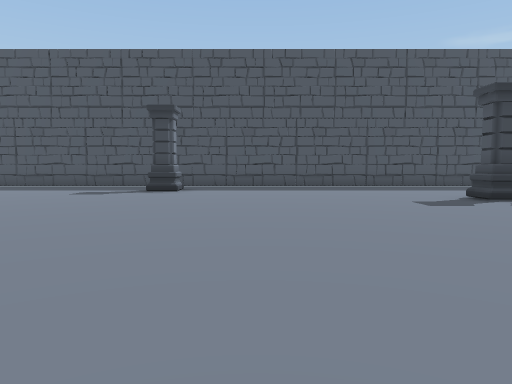
view 1 (above)

24 first-person views from a walk through a 3-D level made in the Unity game engine. The camera is 1.4 m above the floor, tilts 4° down and sees 70° across. The floor is counted in squares, 2 m on a side. Each view is taken from the middle of a square. On the plan, view 1 faces up. The plan holds only what a view shows up to about 11 squares ahead; the rest is blank. The place goes on beyond the plan. The player is left out.

view 2
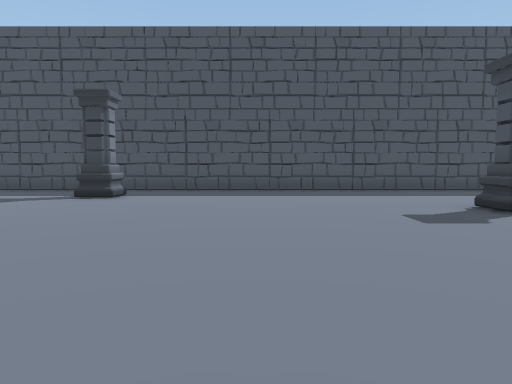

view 3
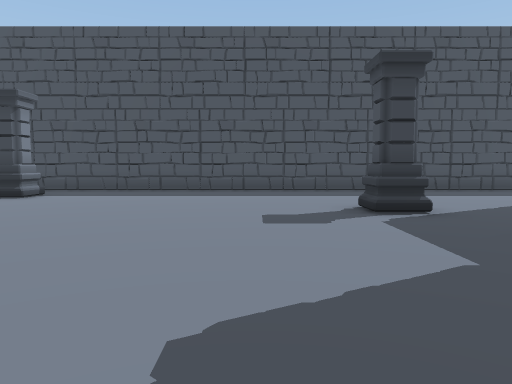

view 4
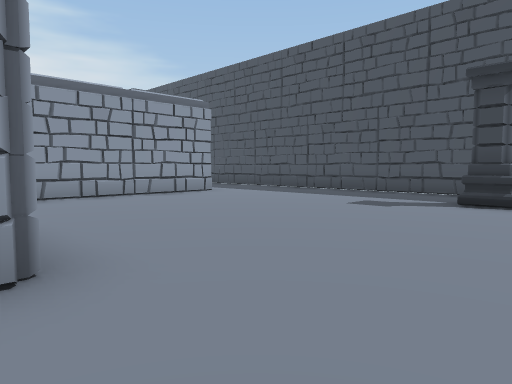

view 5
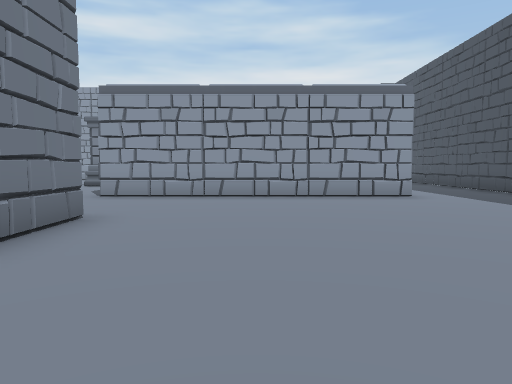

view 6
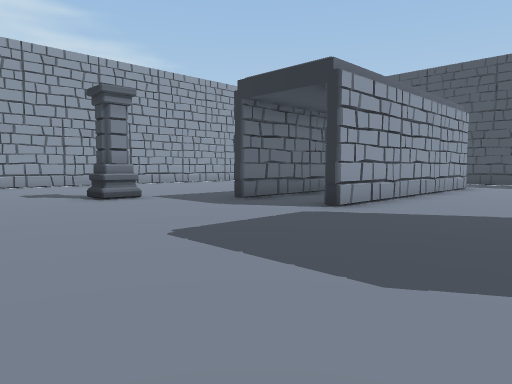

view 7
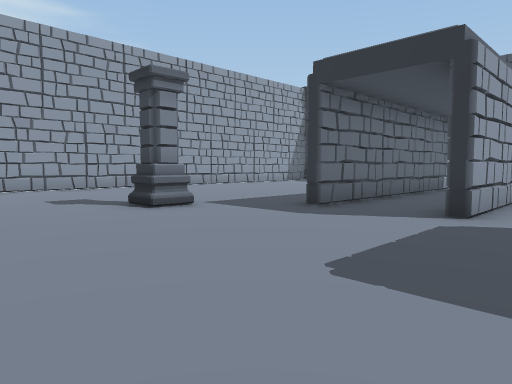

view 8
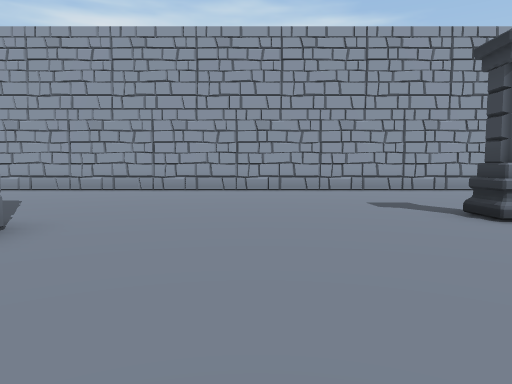

view 9
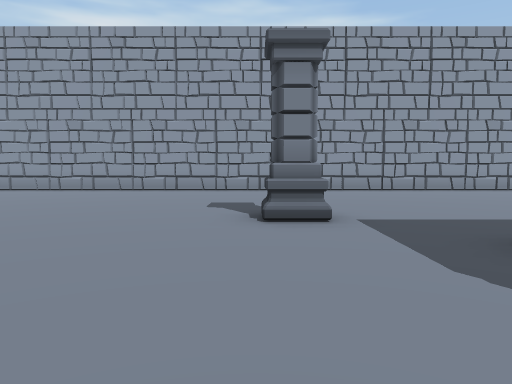

view 10
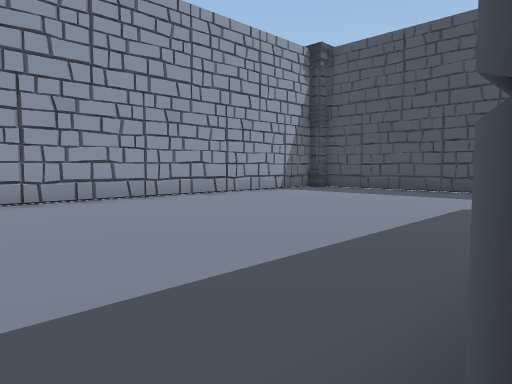

view 11
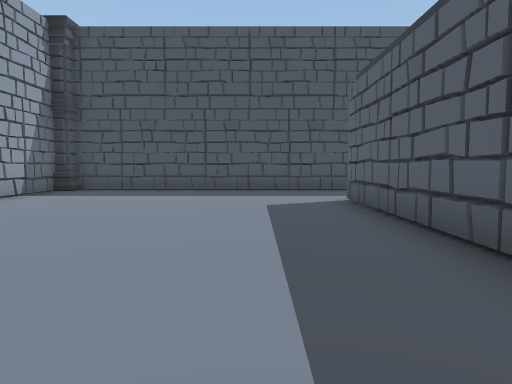

view 12
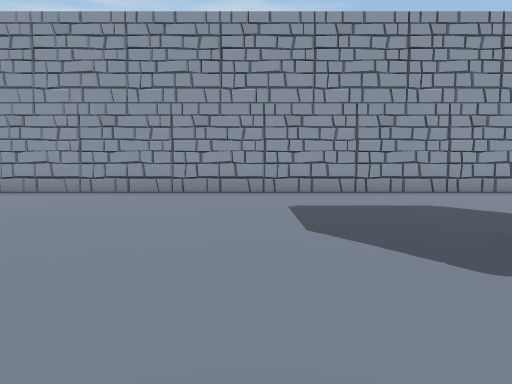

view 13
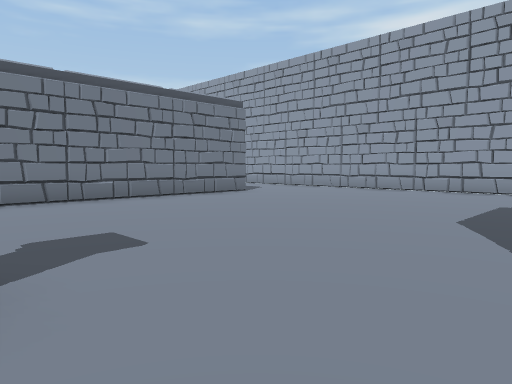

view 14
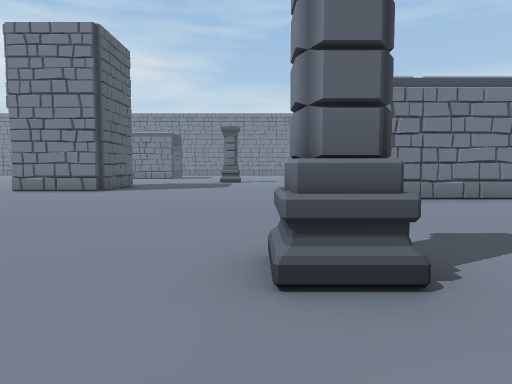

view 15
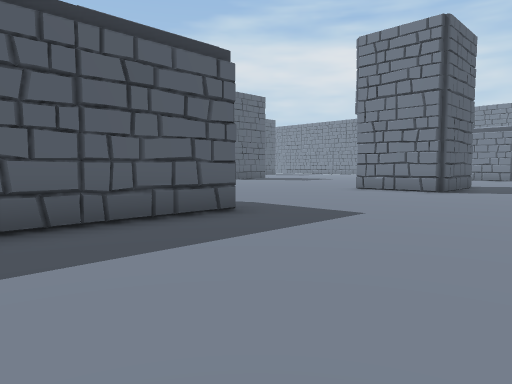

view 16
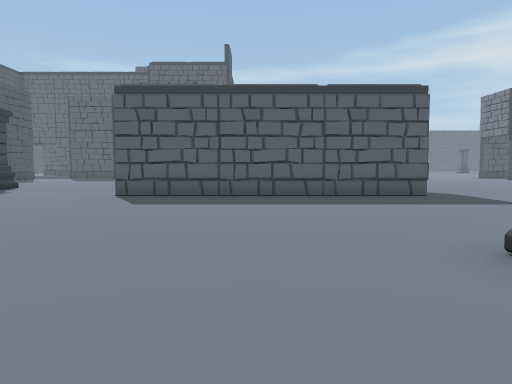

view 17
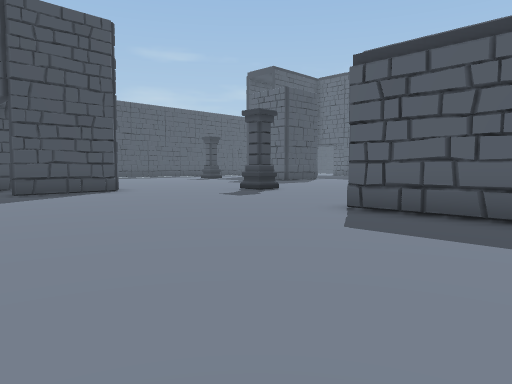

view 18
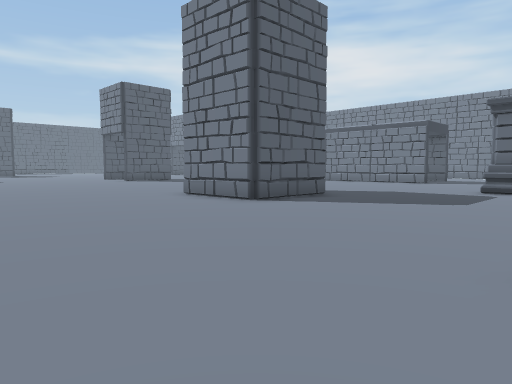

view 19
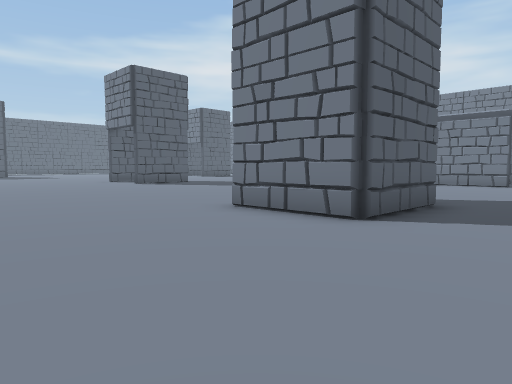

view 20
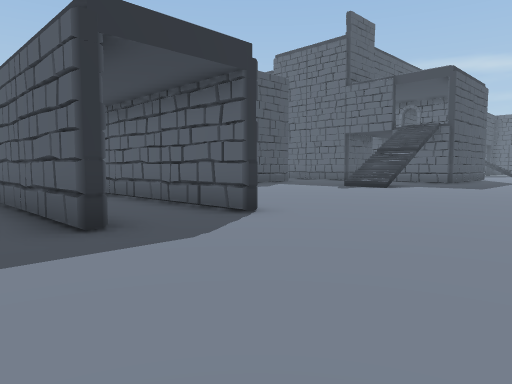

view 21
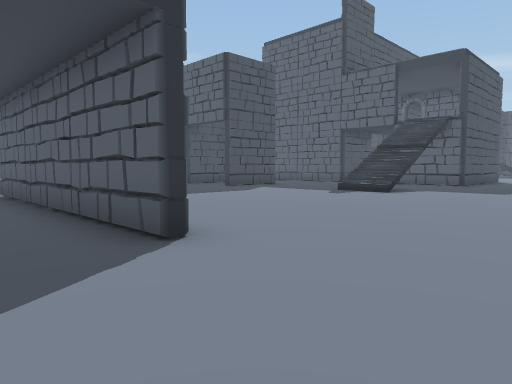

view 22
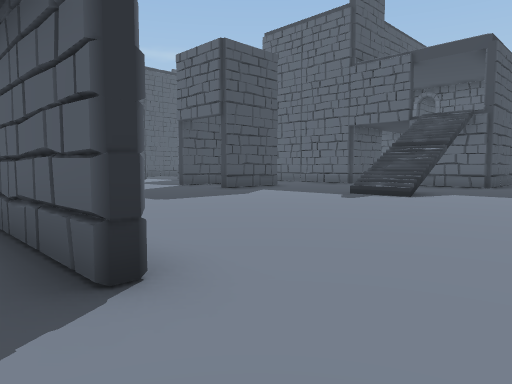

view 23
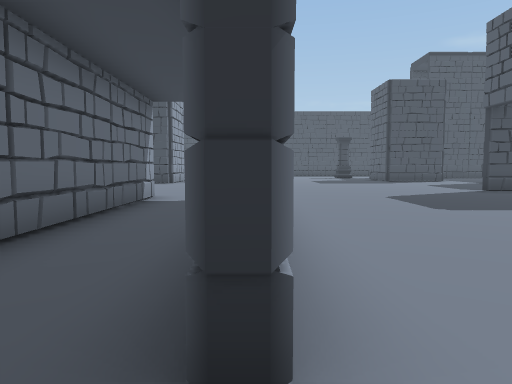

view 24
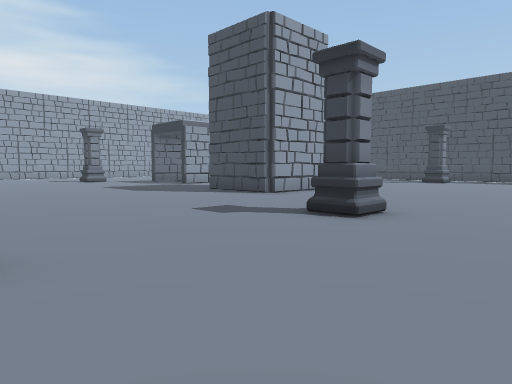

### Floor plan
Points are (right, up) in squares from view 1. A wall is a line through its corners. A room is listed if a view was taken in it or the views show most of it. See-through windows are left out.
Room 1 (views 1, 2, 3, 4, 5, 6, 7, 8, 9, 10, 11, 12, 13, 14, 15, 16, 17, 18, 19, 20, 21, 22, 23, 24)
walls: (-2.3, -5.8) (-2.3, -10.8); (-2.6, -13) (-2.6, -5.7); (-0.2, -13) (-0.2, -5.7); (-3.4, 3.5) (-3.4, 0.9) (-6, 0.9); (-6, 3.7) (-4.3, 3.7); (-4.9, 3.9) (-4.7, 3.4); (-9.6, 3.5) (-9.3, 3.2); (-3.7, -19.2) (-1.1, -19.2); (7.1, -3.9) (6.5, -3.9); (-12.1, 4.6) (-12.1, 9.6); (-9.6, 5.9) (-9.2, 5.5); (-19.5, -9.1) (-19.8, -9.5); (-19.5, -4.3) (-19.8, -4.7); (-16.3, -16.6) (-10.3, -16.6); (-3.7, -21.9) (-3.7, -19.4) (-3.2, -19); (-19.8, -13.1) (-19.4, -13.5); (-9.4, 9.6) (-9.4, 2.4); (-11.8, 8.9) (-11.8, 2.4); (-10.4, 12.6) (-19.3, 12.6); (-19.6, 12.3) (-19.6, -17.7); (9.5, 12.6) (-7, 12.6)
objects: column (-19, 12); column (-14, 0) to (-14, 1); column (-9, -11); column (-7, -25); column (-3, 10) to (-3, 11); column (0, -1); column (5, 8)

Where each view was taken, in squares from view 1:
view 1: 0 up, 0 right, facing up
view 2: 2 up, 1 right, facing up
view 3: 2 up, 3 right, facing up
view 4: 3 up, 1 left, facing up-left
view 5: 6 up, 1 left, facing left
view 6: 3 down, 6 left, facing up-left
view 7: 3 down, 8 left, facing up-left
view 8: 3 down, 9 left, facing left
view 9: 0 up, 9 left, facing left
view 10: 2 up, 12 left, facing up-left
view 11: 2 up, 14 left, facing up
view 12: 11 down, 10 left, facing left
view 13: 9 down, 9 left, facing down-left
view 14: 9 down, 8 left, facing down
view 15: 9 down, 7 left, facing down-right
view 16: 9 down, 11 left, facing right
view 17: 9 down, 8 left, facing up-right
view 18: 14 down, 9 left, facing down-right
view 19: 15 down, 6 left, facing down-right
view 20: 17 down, 4 left, facing up-right
view 21: 16 down, 2 left, facing up-right
view 22: 15 down, 1 left, facing up-right
view 23: 14 down, 0 right, facing up
view 24: 6 down, 3 right, facing up-left
